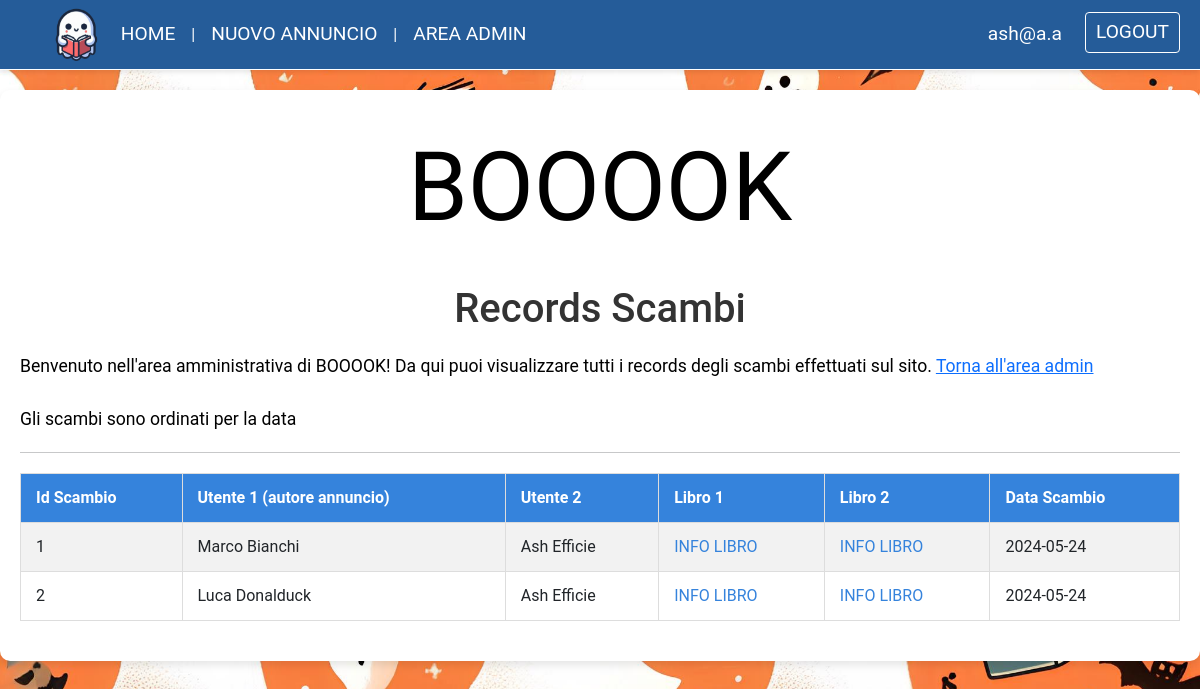
Screenshot of /records_admin.php (signed in) with the database file from the repository.
### tables this page shows
CREATE TABLE `scambi` (
  `id_scambio` int(11) NOT NULL,
  `data` varchar(30) NOT NULL,
  `ora` varchar(30) NOT NULL,
  `fk_id_utente1` int(11) NOT NULL,
  `fk_id_utente2` int(11) NOT NULL,
  `fk_id_copia_libro1` int(11) NOT NULL,
  `fk_id_copia_libro2` int(11) NOT NULL
);

CREATE TABLE `utenti` (
  `id_utente` int(11) NOT NULL,
  `nome` varchar(50) NOT NULL,
  `cognome` varchar(50) NOT NULL,
  `email` varchar(50) NOT NULL,
  `pw` varchar(70) NOT NULL,
  `tipo` varchar(50) NOT NULL,
  `srcUser` varchar(8) NOT NULL DEFAULT 'icon.png'
);

### records_admin.php (the view, shortened to what this page needs)
<?php
$servername = "localhost";
$username = "root";
$pw = "";
$dbname = "booook";
$conn = new mysqli($servername, $username, $pw, $dbname);
?>
<!DOCTYPE html>
<html lang="en">
<head>
    <link href="https://cdn.jsdelivr.net/npm/bootstrap@5.0.2/dist/css/bootstrap.min.css" rel="stylesheet">
    <link rel="stylesheet" href="stylesheet/records_admin.css">
    <link href="stylesheet/nav.css" rel="stylesheet" type="text/css">
</head>
<body>
    <?php include 'navbar.php' ?>
    <div id="wrapper">
        <h1 id="title">BOOOOK</h1>
        <h2>Records Scambi</h2>
        <p id="description">Benvenuto nell'area amministrativa di BOOOOK! Da qui puoi visualizzare tutti i records degli scambi effettuati sul sito. <a href="area_admin.php">Torna all'area admin</a><br><br>
        Gli scambi sono ordinati per la data</p>
        <hr></hr>
        <table id="records-table">
            <tr>
                <th>Id Scambio</th>
                <th>Utente 1 (autore annuncio)</th>
                <th>Utente 2</th>
                <th>Libro 1</th>
                <th>Libro 2</th>
                <th>Data Scambio</th>
            </tr>
            <?php
            $sql = "SELECT
                        id_scambio,
                        utente_poster.nome as poster_nome,
                        utente_poster.cognome as poster_cognome,
                        utente_accettatore.nome as accettatore_nome,
                        utente_accettatore.cognome as accettatore_cognome,
                        libro1.fk_id_info_libro as libro1_fk_id_info_libro,
                        libro2.fk_id_info_libro as libro2_fk_id_info_libro,
                        scambi.data as data_scambio
                    FROM scambi
                    LEFT JOIN utenti AS utente_poster ON scambi.fk_id_utente1 = utente_poster.id_utente
                    LEFT JOIN utenti AS utente_accettatore ON scambi.fk_id_utente2 = utente_accettatore.id_utente
                    LEFT JOIN copia_libri AS libro1 ON scambi.fk_id_copia_libro1 = libro1.id_copia_libro
                    LEFT JOIN copia_libri AS libro2 ON scambi.fk_id_copia_libro2 = libro2.id_copia_libro
                    ORDER BY data DESC";
            $result = $conn->query($sql);
            if($result->num_rows > 0) {
                while($row = $result->fetch_assoc()) {
                    echo "<tr>";
                    echo "<td>". $row['id_scambio'] ."</td>";
                    echo "<td>". $row['poster_nome'] . " " . $row['poster_cognome'] ."</td>";
                    echo "<td>". $row['accettatore_nome'] . " " . $row['accettatore_cognome'] ."</td>";
                    echo "<td><a href='pagina_libro.php?id_libro=". $row['libro1_fk_id_info_libro'] ."'>INFO LIBRO</a></td>";
                    echo "<td><a href='pagina_libro.php?id_libro=". $row['libro2_fk_id_info_libro'] ."'>INFO LIBRO</a></td>";
                    echo "<td>". $row['data_scambio'] ."</td>";
                    echo "</tr>";
                }
            }
            ?>
        </table>
    </div>
</body>
</html>

### stylesheet/records_admin.css (style rules this page uses)
body { margin: 0; padding: 0; padding-top: 70px; font-family: 'Roboto', sans-serif; background-color: #FF6542; background-image: url('../images/backgrounds/home.jpeg'); background-size: cover; }
#wrapper { max-width: 1200px; margin: 20px auto; padding: 20px; background-color: #ffffff; box-shadow: 0 4px 8px rgba(0,0,0,0.1); border-radius: 10px; }
#title { margin: auto; text-align: center; color: #000000; font-family: "Rubik Doodle Shadow", system-ui; font-weight: 400; font-style: normal; font-size: 6em; margin-top: 20px; margin-bottom: 40px; }
#description { text-align: start; color: #000000; font-size: 1.1em; margin-bottom: 20px; }
h2 { text-align: center; color: #333; font-size: 2.5em; margin-bottom: 20px; }
#records-table { width: 100%; border-collapse: collapse; margin: 20px 0; font-size: 1em; text-align: left; }
#records-table th, #records-table td { padding: 12px 15px; border: 1px solid #ddd; }
#records-table th { background-color: #3583dc; color: #ffffff; font-weight: bold; }
#records-table tr:nth-child(even) { background-color: #f2f2f2; }
#records-table td a { color: #3583dc; text-decoration: none; }

### rows the page displays
scambi: id_scambio "1", fk_id_utente1.nome "Marco", fk_id_utente1.cognome "Bianchi", fk_id_utente2.nome "Ash", fk_id_utente2.cognome "Efficie", data "2024-05-24"
scambi: id_scambio "2", fk_id_utente1.nome "Luca", fk_id_utente1.cognome "Donalduck", fk_id_utente2.nome "Ash", fk_id_utente2.cognome "Efficie", data "2024-05-24"

### other values shown
$email "ash@a.a"
